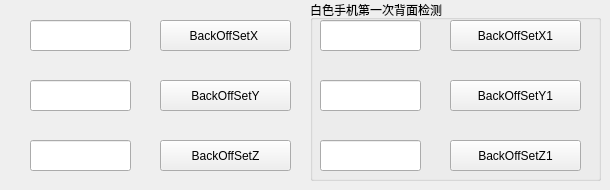
   <widget class="QWidget" name="page_6">
    <widget class="QPushButton" name="pushButton_BackOffSetX">
     <property name="geometry">
      <rect>
       <x>160</x>
       <y>20</y>
       <width>131</width>
       <height>31</height>
      </rect>
     </property>
     <property name="styleSheet">
      <string notr="true">font: 75 12pt &quot;微软雅黑&quot;;</string>
     </property>
     <property name="text">
      <string>BackOffSetX </string>
     </property>
    </widget>
    <widget class="QLineEdit" name="lineEdit_BackOffSetX">
     <property name="geometry">
      <rect>
       <x>30</x>
       <y>20</y>
       <width>101</width>
       <height>31</height>
      </rect>
     </property>
     <property name="alignment">
      <set>Qt::AlignCenter</set>
     </property>
    </widget>
    <widget class="QPushButton" name="pushButton_BackOffSetY">
     <property name="geometry">
      <rect>
       <x>160</x>
       <y>80</y>
       <width>131</width>
       <height>31</height>
      </rect>
     </property>
     <property name="styleSheet">
      <string notr="true">font: 75 12pt &quot;微软雅黑&quot;;</string>
     </property>
     <property name="text">
      <string>BackOffSetY</string>
     </property>
    </widget>
    <widget class="QLineEdit" name="lineEdit_BackOffSetY">
     <property name="geometry">
      <rect>
       <x>30</x>
       <y>80</y>
       <width>101</width>
       <height>31</height>
      </rect>
     </property>
     <property name="alignment">
      <set>Qt::AlignCenter</set>
     </property>
    </widget>
    <widget class="QPushButton" name="pushButton_BackOffSetZ">
     <property name="geometry">
      <rect>
       <x>160</x>
       <y>140</y>
       <width>131</width>
       <height>31</height>
      </rect>
     </property>
     <property name="styleSheet">
      <string notr="true">font: 75 12pt &quot;微软雅黑&quot;;</string>
     </property>
     <property name="text">
      <string>BackOffSetZ</string>
     </property>
    </widget>
    <widget class="QLineEdit" name="lineEdit_BackOffSetZ">
     <property name="geometry">
      <rect>
       <x>30</x>
       <y>140</y>
       <width>101</width>
       <height>31</height>
      </rect>
     </property>
     <property name="alignment">
      <set>Qt::AlignCenter</set>
     </property>
    </widget>
    <widget class="QPushButton" name="pushButton_BackOffSetZ1">
     <property name="geometry">
      <rect>
       <x>450</x>
       <y>140</y>
       <width>131</width>
       <height>31</height>
      </rect>
     </property>
     <property name="styleSheet">
      <string notr="true">font: 75 12pt &quot;微软雅黑&quot;;</string>
     </property>
     <property name="text">
      <string>BackOffSetZ1</string>
     </property>
    </widget>
    <widget class="QLineEdit" name="lineEdit_BackOffSetY1">
     <property name="geometry">
      <rect>
       <x>320</x>
       <y>80</y>
       <width>101</width>
       <height>31</height>
      </rect>
     </property>
     <property name="alignment">
      <set>Qt::AlignCenter</set>
     </property>
    </widget>
    <widget class="QPushButton" name="pushButton_BackOffSetX1">
     <property name="geometry">
      <rect>
       <x>450</x>
       <y>20</y>
       <width>131</width>
       <height>31</height>
      </rect>
     </property>
     <property name="styleSheet">
      <string notr="true">font: 75 12pt &quot;微软雅黑&quot;;</string>
     </property>
     <property name="text">
      <string>BackOffSetX1</string>
     </property>
    </widget>
    <widget class="QLineEdit" name="lineEdit_BackOffSetX1">
     <property name="geometry">
      <rect>
       <x>320</x>
       <y>20</y>
       <width>101</width>
       <height>31</height>
      </rect>
     </property>
     <property name="alignment">
      <set>Qt::AlignCenter</set>
     </property>
    </widget>
    <widget class="QPushButton" name="pushButton_BackOffSetY1">
     <property name="geometry">
      <rect>
       <x>450</x>
       <y>80</y>
       <width>131</width>
       <height>31</height>
      </rect>
     </property>
     <property name="styleSheet">
      <string notr="true">font: 75 12pt &quot;微软雅黑&quot;;</string>
     </property>
     <property name="text">
      <string>BackOffSetY1</string>
     </property>
    </widget>
    <widget class="QLineEdit" name="lineEdit_BackOffSetZ1">
     <property name="geometry">
      <rect>
       <x>320</x>
       <y>140</y>
       <width>101</width>
       <height>31</height>
      </rect>
     </property>
     <property name="alignment">
      <set>Qt::AlignCenter</set>
     </property>
    </widget>
    <widget class="QGroupBox" name="groupBox">
     <property name="geometry">
      <rect>
       <x>310</x>
       <y>0</y>
       <width>291</width>
       <height>181</height>
      </rect>
     </property>
     <property name="title">
      <string>白色手机第一次背面检测</string>
     </property>
    </widget>
    <zorder>groupBox</zorder>
    <zorder>pushButton_BackOffSetX</zorder>
    <zorder>lineEdit_BackOffSetX</zorder>
    <zorder>pushButton_BackOffSetY</zorder>
    <zorder>lineEdit_BackOffSetY</zorder>
    <zorder>pushButton_BackOffSetZ</zorder>
    <zorder>lineEdit_BackOffSetZ</zorder>
    <zorder>pushButton_BackOffSetZ1</zorder>
    <zorder>lineEdit_BackOffSetY1</zorder>
    <zorder>pushButton_BackOffSetX1</zorder>
    <zorder>lineEdit_BackOffSetX1</zorder>
    <zorder>pushButton_BackOffSetY1</zorder>
    <zorder>lineEdit_BackOffSetZ1</zorder>
   </widget>
